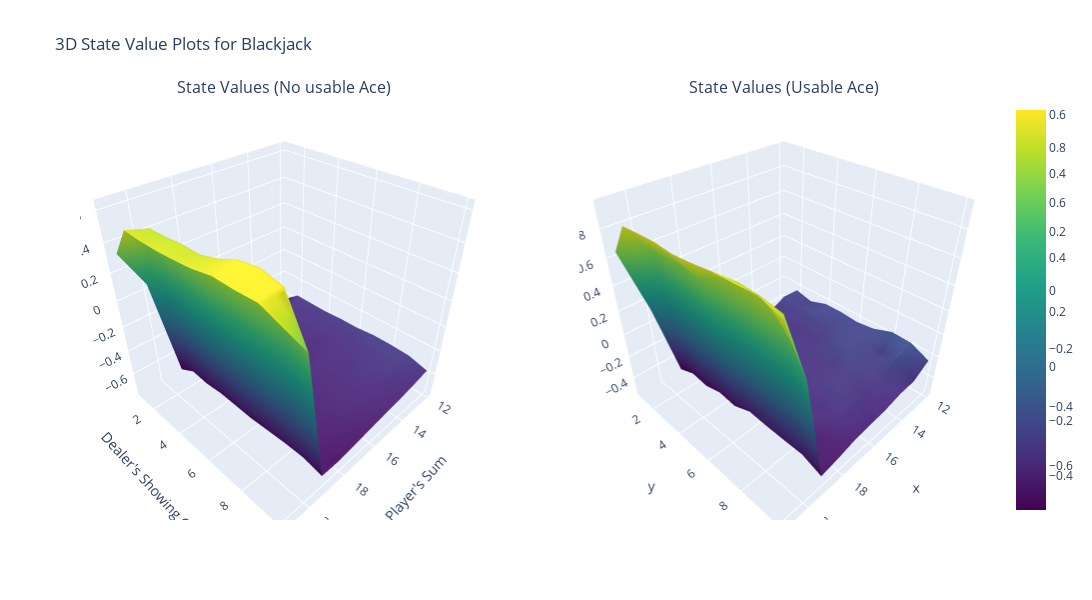

The notebook cell saved with this chart:
### Code cell
import plotly.graph_objects as go
from plotly.subplots import make_subplots  # Import make_subplots

# Convert dealer showing card 'cols' to numeric (represent "A" as 1)
cols_numeric = [1 if c == "A" else c for c in cols]

X, Y = np.meshgrid(rows, cols_numeric)  # rows = player's sum, cols_numeric = dealer's showing card (numeric)

Z1 = state_value[:, :, 0].T  # Take the transpose to match the axes for the first usable ace (0)

Z2 = state_value[:, :, 1].T  # Take the transpose to match the axes for the second usable ace (1)

fig = make_subplots(rows=1, cols=2, specs=[[{'type':'surface'}, {'type':'surface'}]], 
               subplot_titles=('State Values (No usable Ace)', 'State Values (Usable Ace)'))

fig.add_trace(go.Surface(z=Z1, x=X, y=Y, colorscale='Viridis'), row=1, col=1)

fig.add_trace(go.Surface(z=Z2, x=X, y=Y, colorscale='Viridis'), row=1, col=2)

# Update layout
fig.update_layout(
    title='3D State Value Plots for Blackjack',
    scene=dict(
        xaxis_title="Player's Sum",
        yaxis_title="Dealer's Showing Card",
        zaxis_title='State Value',
    ),
    width=1100,  # Increase width
    height=600   # Increase height
)
fig.write_image("blackjack_state_values.png")  # This saves the image as 'blackjack_state_values.png'

fig.show()

### Figure 1 — Plotly figure (JSON) as saved in the notebook; plotly's stock layout.template omitted (floating-point values rounded to 4 significant figures)
{"data": [{"colorscale": [[0, "#440154"], [0.1111, "#482878"], [0.2222, "#3e4989"], [0.3333, "#31688e"], [0.4444, "#26828e"], [0.5556, "#1f9e89"], [0.6667, "#35b779"], [0.7778, "#6ece58"], [0.8889, "#b5de2b"], [1, "#fde725"]], "scene": "scene", "type": "surface", "x": [[12, 13, 14, 15, 16, 17, 18, 19, 20, 21], [12, 13, 14, 15, 16, 17, 18, 19, 20, 21], [12, 13, 14, 15, 16, 17, 18, 19, 20, 21], [12, 13, 14, 15, 16, 17, 18, 19, 20, 21], [12, 13, 14, 15, 16, 17, 18, 19, 20, 21], [12, 13, 14, 15, 16, 17, 18, 19, 20, 21], [12, 13, 14, 15, 16, 17, 18, 19, 20, 21], [12, 13, 14, 15, 16, 17, 18, 19, 20, 21], [12, 13, 14, 15, 16, 17, 18, 19, 20, 21], [12, 13, 14, 15, 16, 17, 18, 19, 20, 21]], "y": [[1, 1, 1, 1, 1, 1, 1, 1, 1, 1], [2, 2, 2, 2, 2, 2, 2, 2, 2, 2], [3, 3, 3, 3, 3, 3, 3, 3, 3, 3], [4, 4, 4, 4, 4, 4, 4, 4, 4, 4], [5, 5, 5, 5, 5, 5, 5, 5, 5, 5], [6, 6, 6, 6, 6, 6, 6, 6, 6, 6], [7, 7, 7, 7, 7, 7, 7, 7, 7, 7], [8, 8, 8, 8, 8, 8, 8, 8, 8, 8], [9, 9, 9, 9, 9, 9, 9, 9, 9, 9], [10, 10, 10, 10, 10, 10, 10, 10, 10, 10]], "z": [[-0.6398, -0.6773, -0.6731, -0.6976, -0.7084, -0.7265, -0.7429, -0.752, 0.05249, 0.328], [-0.5312, -0.5611, -0.5888, -0.6254, -0.6278, -0.6579, -0.6731, -0.677, 0.4913, 0.5325], [-0.5351, -0.5754, -0.6052, -0.6157, -0.6501, -0.6592, -0.6763, -0.6898, 0.4955, 0.5245], [-0.5385, -0.5736, -0.6011, -0.6179, -0.6549, -0.6642, -0.6821, -0.6751, 0.5085, 0.5254], [-0.5299, -0.5735, -0.6162, -0.6288, -0.6507, -0.6682, -0.6735, -0.6792, 0.5056, 0.5336], [-0.5306, -0.5807, -0.5903, -0.5988, -0.6265, -0.6469, -0.6654, -0.6849, 0.5411, 0.5469], [-0.5178, -0.5571, -0.5911, -0.6089, -0.6229, -0.6421, -0.6657, -0.6754, 0.5976, 0.5741], [-0.5198, -0.5487, -0.5605, -0.6052, -0.6138, -0.6387, -0.6651, -0.6663, 0.6178, 0.571], [-0.5288, -0.5494, -0.5923, -0.6101, -0.6296, -0.6452, -0.6699, -0.6657, 0.5861, 0.577], [-0.5707, -0.6018, -0.6243, -0.6406, -0.6614, -0.6805, -0.7003, -0.6974, 0.3089, 0.5245]]}, {"colorscale": [[0, "#440154"], [0.1111, "#482878"], [0.2222, "#3e4989"], [0.3333, "#31688e"], [0.4444, "#26828e"], [0.5556, "#1f9e89"], [0.6667, "#35b779"], [0.7778, "#6ece58"], [0.8889, "#b5de2b"], [1, "#fde725"]], "scene": "scene2", "type": "surface", "x": [[12, 13, 14, 15, 16, 17, 18, 19, 20, 21], [12, 13, 14, 15, 16, 17, 18, 19, 20, 21], [12, 13, 14, 15, 16, 17, 18, 19, 20, 21], [12, 13, 14, 15, 16, 17, 18, 19, 20, 21], [12, 13, 14, 15, 16, 17, 18, 19, 20, 21], [12, 13, 14, 15, 16, 17, 18, 19, 20, 21], [12, 13, 14, 15, 16, 17, 18, 19, 20, 21], [12, 13, 14, 15, 16, 17, 18, 19, 20, 21], [12, 13, 14, 15, 16, 17, 18, 19, 20, 21], [12, 13, 14, 15, 16, 17, 18, 19, 20, 21]], "y": [[1, 1, 1, 1, 1, 1, 1, 1, 1, 1], [2, 2, 2, 2, 2, 2, 2, 2, 2, 2], [3, 3, 3, 3, 3, 3, 3, 3, 3, 3], [4, 4, 4, 4, 4, 4, 4, 4, 4, 4], [5, 5, 5, 5, 5, 5, 5, 5, 5, 5], [6, 6, 6, 6, 6, 6, 6, 6, 6, 6], [7, 7, 7, 7, 7, 7, 7, 7, 7, 7], [8, 8, 8, 8, 8, 8, 8, 8, 8, 8], [9, 9, 9, 9, 9, 9, 9, 9, 9, 9], [10, 10, 10, 10, 10, 10, 10, 10, 10, 10]], "z": [[-0.4501, -0.4562, -0.4845, -0.4911, -0.4729, -0.5225, -0.525, -0.5245, 0.1259, 0.6438], [-0.2346, -0.2272, -0.3107, -0.3336, -0.3564, -0.3887, -0.4222, -0.4647, 0.6377, 0.8755], [-0.2705, -0.2605, -0.3259, -0.3899, -0.3925, -0.3819, -0.4556, -0.4822, 0.6611, 0.8869], [-0.2196, -0.2409, -0.3254, -0.285, -0.3269, -0.4085, -0.4232, -0.4393, 0.6699, 0.8956], [-0.2177, -0.2637, -0.3175, -0.3282, -0.3544, -0.4132, -0.4163, -0.4558, 0.6475, 0.8858], [-0.2318, -0.237, -0.2651, -0.3127, -0.3216, -0.397, -0.423, -0.3923, 0.7284, 0.9004], [-0.2124, -0.2256, -0.222, -0.2996, -0.3157, -0.3443, -0.3817, -0.403, 0.7878, 0.9215], [-0.1556, -0.268, -0.2685, -0.2788, -0.2944, -0.3568, -0.3726, -0.4072, 0.7806, 0.927], [-0.1624, -0.1945, -0.2892, -0.336, -0.3113, -0.3518, -0.4258, -0.4073, 0.7543, 0.94], [-0.236, -0.3293, -0.3376, -0.3724, -0.3876, -0.403, -0.4408, -0.4692, 0.4334, 0.888]]}], "layout": {"annotations": [{"font": {"size": 16}, "showarrow": false, "text": "State Values (No usable Ace)", "x": 0.225, "xanchor": "center", "xref": "paper", "y": 1, "yanchor": "bottom", "yref": "paper"}, {"font": {"size": 16}, "showarrow": false, "text": "State Values (Usable Ace)", "x": 0.775, "xanchor": "center", "xref": "paper", "y": 1, "yanchor": "bottom", "yref": "paper"}], "height": 600, "scene": {"domain": {"x": [0, 0.45], "y": [0, 1]}, "xaxis": {"title": {"text": "Player's Sum"}}, "yaxis": {"title": {"text": "Dealer's Showing Card"}}, "zaxis": {"title": {"text": "State Value"}}}, "scene2": {"domain": {"x": [0.55, 1], "y": [0, 1]}}, "title": {"text": "3D State Value Plots for Blackjack"}, "width": 1100}}
